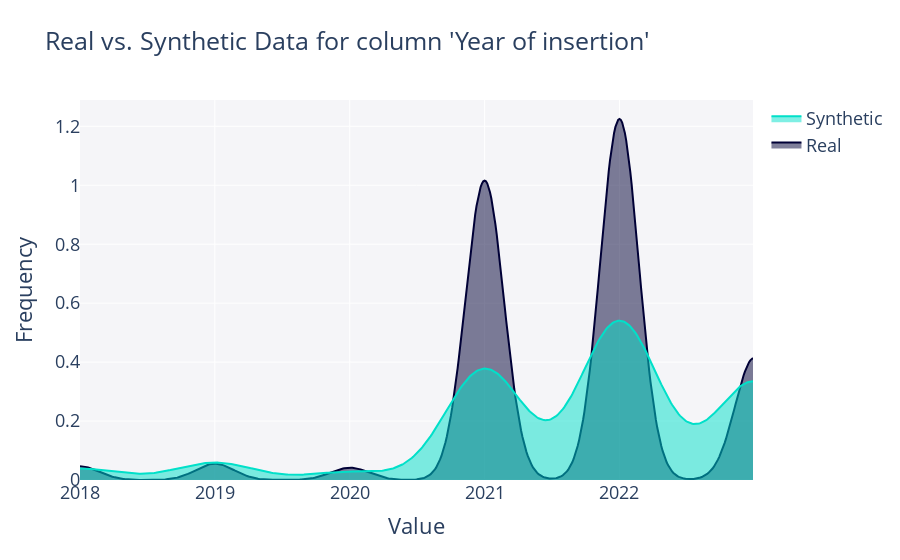

Notebook source saved alongside this figure:
### Markdown cell above
## Diagnostics

### Code cell
from sdv.evaluation.single_table import run_diagnostic, evaluate_quality
from sdv.evaluation.single_table import get_column_plot

# 1. perform basic validity checks
diagnostic = run_diagnostic(candidates, synthetic_data, metadata)

# 2. measure the statistical similarity
quality_report = evaluate_quality(candidates, synthetic_data, metadata)


# 3. plot the data
fig = get_column_plot(
    real_data=candidates,
    synthetic_data=synthetic_data,
    metadata=metadata,
    column_name='Year of insertion'
)
    
fig.show()

### Figure 1 — Plotly figure (JSON) as saved in the notebook; plotly's stock layout.template omitted (floating-point values rounded to 4 significant figures; data arrays with more than 128 entries replaced by an {"elided": "..."} marker saying what was removed)
{"data": [{"fill": "tozeroy", "hovertemplate": "<b>Real</b><br>Frequency: %{y}<extra></extra>", "legendgroup": "Real", "marker": {"color": "#000036"}, "mode": "lines", "name": "Real", "showlegend": true, "type": "scatter", "x": {"elided": "500 float values"}, "xaxis": "x", "y": {"elided": "500 float values"}, "yaxis": "y"}, {"fill": "tozeroy", "hovertemplate": "<b>Synthetic</b><br>Frequency: %{y}<extra></extra>", "legendgroup": "Synthetic", "marker": {"color": "#01E0C9"}, "mode": "lines", "name": "Synthetic", "showlegend": true, "type": "scatter", "x": {"elided": "500 float values"}, "xaxis": "x", "y": {"elided": "500 float values"}, "yaxis": "y"}], "layout": {"barmode": "overlay", "font": {"size": 18}, "hovermode": "closest", "legend": {"traceorder": "reversed"}, "plot_bgcolor": "#F5F5F8", "title": {"text": "Real vs. Synthetic Data for column 'Year of insertion'"}, "xaxis": {"anchor": "y2", "domain": [0, 1], "title": {"text": "Value"}, "zeroline": false}, "yaxis": {"anchor": "free", "domain": [0, 1], "position": 0, "title": {"text": "Frequency"}}}}
